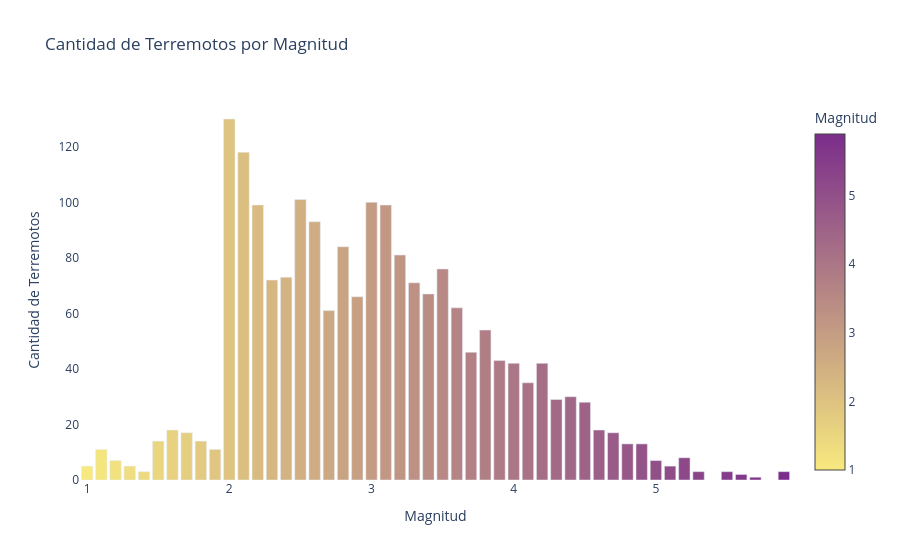

Notebook cell for this chart:
### Code cell
#Histograma, frecuencia de terremotos segun su magnitud

#Aqui creo la funcion encargada de generar el histograma
def create_bar(data):
    conteo = data.groupby("Magnitude").size().reset_index(name="Cantidad")
    fig = go.Figure()
    fig.add_trace(go.Bar(
        x=conteo["Magnitude"],
        y=conteo["Cantidad"],
        marker=dict(
            color=conteo["Magnitude"],
            colorscale=[[0, "#f7e97e"], [1, "#7b2d8b"]],
            showscale=True,
            colorbar=dict(title="Magnitud")
        ),
        hovertemplate="Magnitud: %{x}<br>Terremotos: %{y}<extra></extra>"
    ))

    #personalizacion de histograma, establezco el titulo del grafico como el titulo de los ejes y el color de fondo
    fig.update_layout(
        title="Cantidad de Terremotos por Magnitud",
        xaxis_title="Magnitud",
        yaxis_title="Cantidad de Terremotos",
        plot_bgcolor="white"
    )
    return fig

figbar = create_bar(df)
figbar.show()

### Figure 1 — Plotly figure (JSON) as saved in the notebook; plotly's stock layout.template omitted (floating-point values rounded to 4 significant figures)
{"data": [{"hovertemplate": "Magnitud: %{x}<br>Terremotos: %{y}<extra></extra>", "marker": {"color": [1, 1.1, 1.2, 1.3, 1.4, 1.5, 1.6, 1.7, 1.8, 1.9, 2, 2.1, 2.2, 2.3, 2.4, 2.5, 2.6, 2.7, 2.8, 2.9, 3, 3.1, 3.2, 3.3, 3.4, 3.5, 3.6, 3.7, 3.8, 3.9, 4, 4.1, 4.2, 4.3, 4.4, 4.5, 4.6, 4.7, 4.8, 4.9, 5, 5.1, 5.2, 5.3, 5.5, 5.6, 5.7, 5.9], "colorbar": {"title": {"text": "Magnitud"}}, "colorscale": [[0, "#f7e97e"], [1, "#7b2d8b"]], "showscale": true}, "type": "bar", "x": [1, 1.1, 1.2, 1.3, 1.4, 1.5, 1.6, 1.7, 1.8, 1.9, 2, 2.1, 2.2, 2.3, 2.4, 2.5, 2.6, 2.7, 2.8, 2.9, 3, 3.1, 3.2, 3.3, 3.4, 3.5, 3.6, 3.7, 3.8, 3.9, 4, 4.1, 4.2, 4.3, 4.4, 4.5, 4.6, 4.7, 4.8, 4.9, 5, 5.1, 5.2, 5.3, 5.5, 5.6, 5.7, 5.9], "y": [5, 11, 7, 5, 3, 14, 18, 17, 14, 11, 130, 118, 99, 72, 73, 101, 93, 61, 84, 66, 100, 99, 81, 71, 67, 76, 62, 46, 54, 43, 42, 35, 42, 29, 30, 28, 18, 17, 13, 13, 7, 5, 8, 3, 3, 2, 1, 3]}], "layout": {"plot_bgcolor": "white", "title": {"text": "Cantidad de Terremotos por Magnitud"}, "xaxis": {"title": {"text": "Magnitud"}}, "yaxis": {"title": {"text": "Cantidad de Terremotos"}}}}
